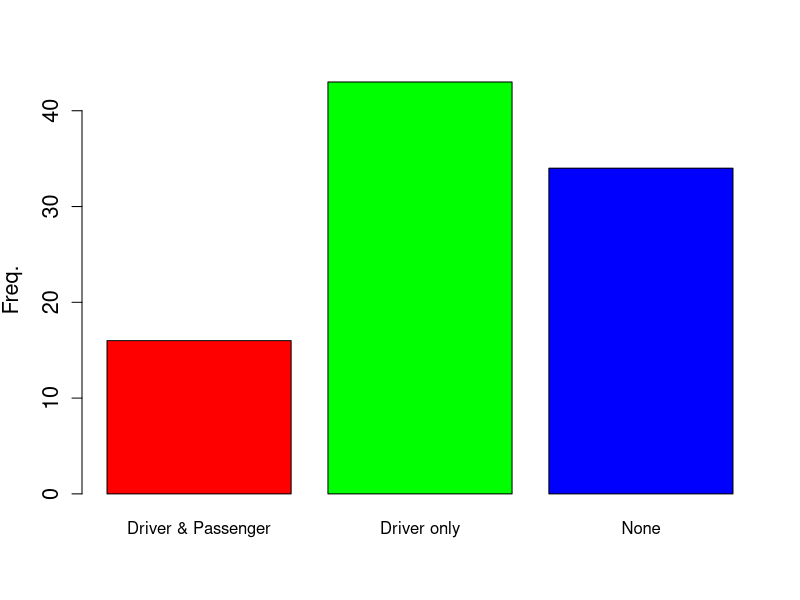
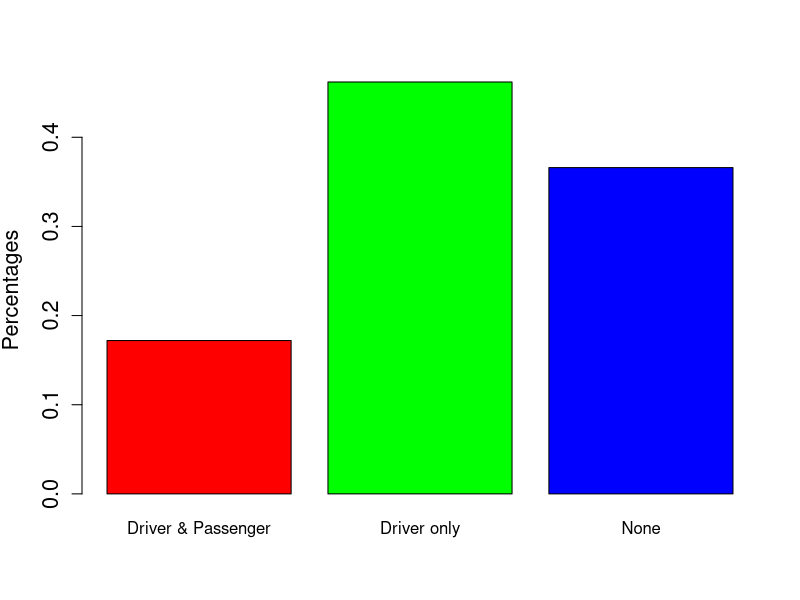
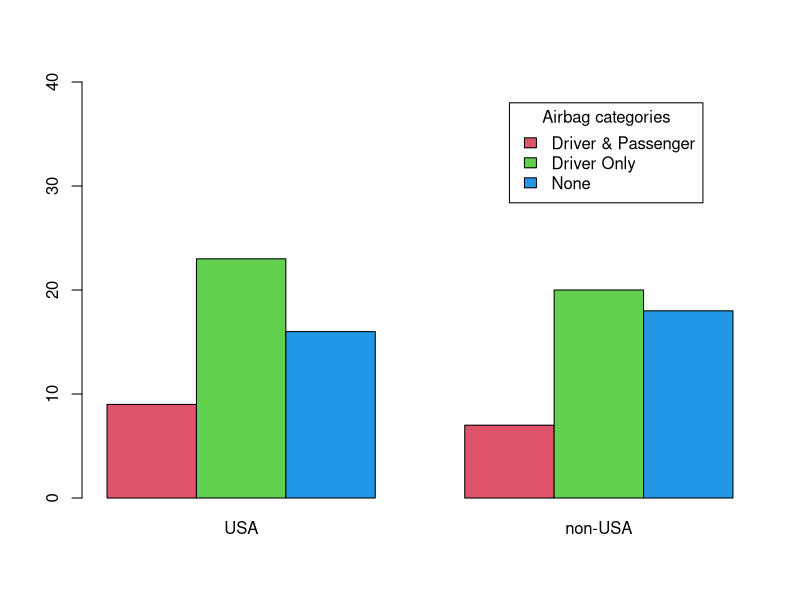
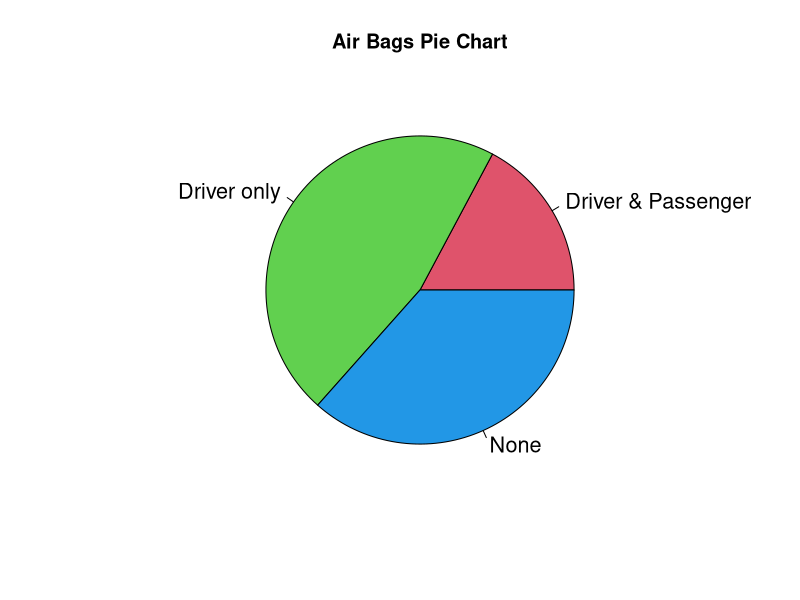
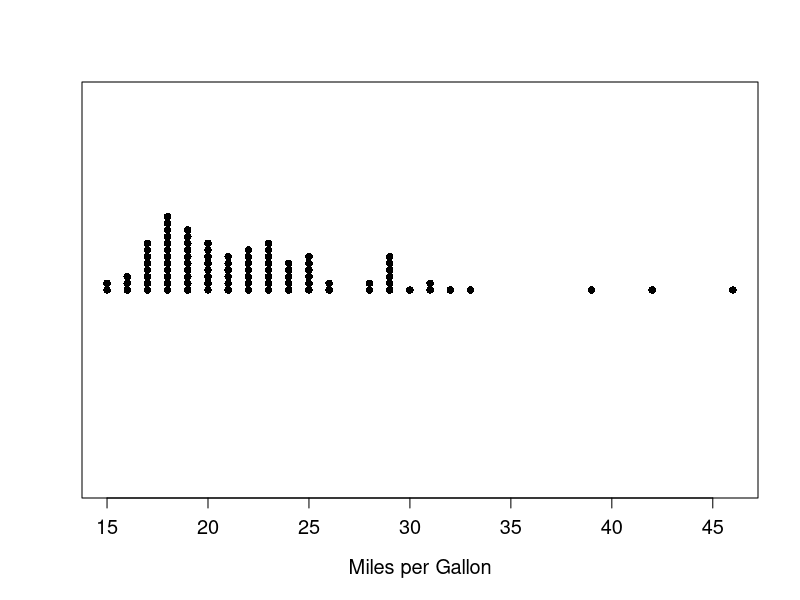

Reproduce these figures in R, in order.
## ---- chunk 1
library(MASS)
data("Cars93") # loading in the Cars93 dataframe

table(Cars93$AirBags) # frequency distribution

barplot(table(Cars93$AirBags),ylab="Freq.",col = c("red","green","blue"),cex.lab=1.3, cex.axis = 1.3)

barplot(round(table(Cars93$AirBags)/nrow(Cars93),3),ylab="Percentages",col = c("red","green","blue"),cex.lab=1.3, cex.axis = 1.3)
## ---- chunk 2
table(Cars93$AirBags, Cars93$Origin)
#barplot(table(Cars93$AirBags, Cars93$Origin), beside=T, col = c(2,3,4), ylim=c(0,40),xlim=c(1,9))
barplot(table(Cars93$AirBags, Cars93$Origin), beside=T, col = c(2,3,4), ylim=c(0,40))
legend(x=5.5,y=38,title='Airbag categories', legend=c('Driver & Passenger','Driver Only','None'),fill = c(2,3,4))
## ---- chunk 3
pie(table(Cars93$AirBags),main="Air Bags Pie Chart",col=c(2,3,4),cex=1.3)
## ---- chunk 4
#stem(Cars93$MPG.city)
stripchart(Cars93$MPG.city,method="stack",pch=16,cex.axis=1.2,cex.lab=1.2,xlab="Miles per Gallon")
